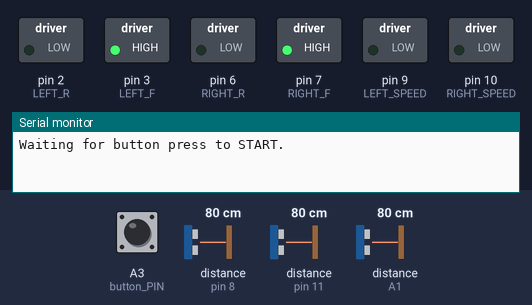
The sketch below on a simulated Arduino Uno, built with avr-gcc and run on an emulated ATmega328P. On the bench: switched loads named in the sketch (green lamp = pin HIGH), the last lines printed to the serial monitor. Inputs (shaded band) come from the test bench; at power-on: A3 (button_PIN) LOW, distance to the obstacle (sensors on pin 8, pin 11, A1) 80 cm. The echo pulse lasts 58.3 µs per cm; pins used as bus, display or sensor lines are not drawn.

Above: at 0.8 s.
0.9 s: A3 (button_PIN) pulled HIGH for 0.15 s
4.0 s: distance to the obstacle (sensor on pin 8) set to 63 cm
At 6.7 s:
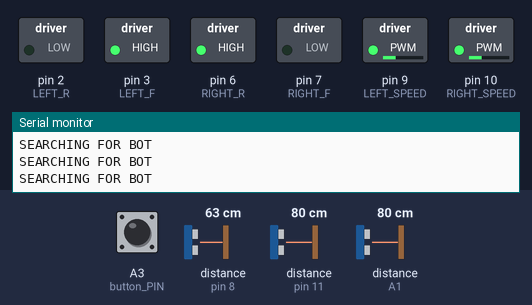
7.0 s: distance to the obstacle (sensor on pin 8) set to 55 cm
At 7.4 s:
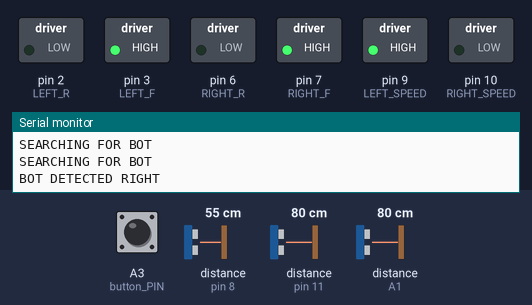
8.6 s: distance to the obstacle (sensor on pin 11) set to 60 cm
10.1 s: distance to the obstacle (sensor on pin 11) set to 53 cm
At 11.4 s:
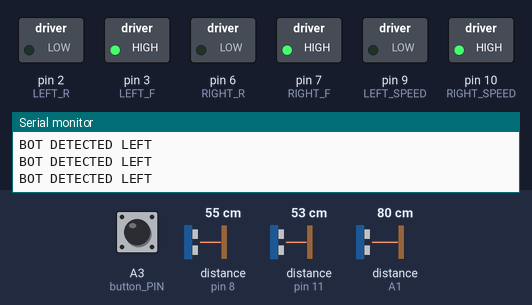
11.7 s: distance to the obstacle (sensor on A1) set to 59 cm
13.2 s: distance to the obstacle (sensor on A1) set to 50 cm
At 13.9 s:
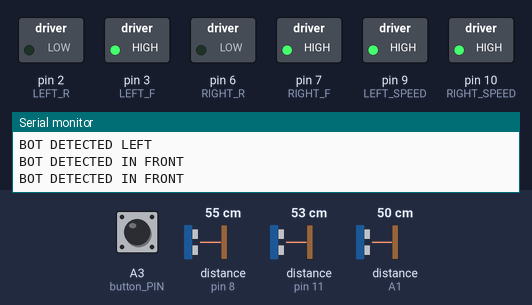
Timing chart, 0 to 15.8 s (numbered marks = the images above; inputs shaded):
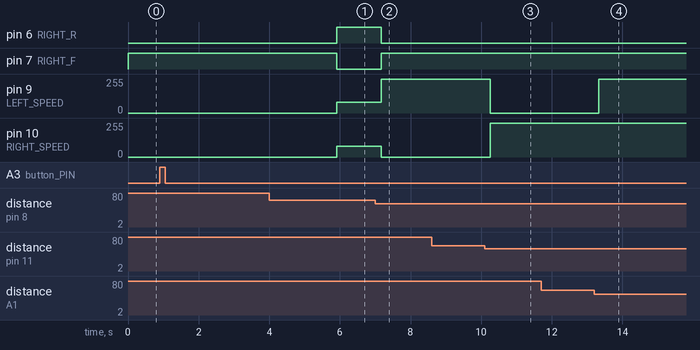

Measured:
- the behaviour switches between 60 and 59 cm on distance to the obstacle (sensor on pin 8) (found by bisection; images 1 and 2)
- the behaviour switches between 56 and 55 cm on distance to the obstacle (sensor on pin 11) (found by bisection; images 2 and 3)
- the behaviour switches between 54 and 53 cm on distance to the obstacle (sensor on A1) (found by bisection; images 3 and 4)
- after the input at 7.0 s, pin 6 (RIGHT_R): HIGH → LOW after 0.17 s; pin 7 (RIGHT_F): LOW → HIGH after 0.17 s; pin 9 (LEFT_SPEED): 80/255 → 255/255 after 0.17 s; pin 10 (RIGHT_SPEED): 80/255 → 0/255 after 0.17 s
- after the input at 10.1 s, pin 9 (LEFT_SPEED): 255/255 → 0/255 after 0.15 s; pin 10 (RIGHT_SPEED): 0/255 → 255/255 after 0.15 s
- after the input at 13.2 s, pin 9 (LEFT_SPEED): 0/255 → 255/255 after 0.13 s

The sketch:

sumobots.ino
```cpp
// BUTTON PIN
#define button_PIN A3

// ULTRASONIC SENSOR PINS - HC-SR04
#define echoUltraSonic1_PIN A1
#define trigUltraSonic1_PIN 4

#define echoUltraSonic2_PIN 11
#define trigUltraSonic2_PIN 12

#define echoUltraSonic3_PIN 8
#define trigUltraSonic3_PIN A0

// IR SENSOR PINS
#define irSensor2_PIN  A4
#define irSensor2_PIN2 A5

#define irSensor1_PIN A2

// MOTOR PINS
#define RIGHT_F 7
#define RIGHT_R 6
#define LEFT_F  3
#define LEFT_R  2

#define RIGHT_SPEED 10
#define LEFT_SPEED  9

// MAX_SPEED
#define MAX_SPEED  255  // 255
#define SPIN_SPEED 80

// ARENA FEATURES
#define ARENA_RADIUS 60  // in cm
#define MIN_RADIUS   3   // in cm
#define WHITE        1
#define BLACK        0

long duration;  // variable for the duration of sound wave travel
int distance;   // variable for the distance measurement

void setup() {
	// BUTTON
	pinMode(button_PIN, INPUT);

	// ULTRASONIC SENSOR 1
	pinMode(trigUltraSonic1_PIN, OUTPUT);
	pinMode(echoUltraSonic1_PIN, INPUT);

	// ULTRASONIC SENSOR 2
	pinMode(trigUltraSonic2_PIN, OUTPUT);
	pinMode(echoUltraSonic2_PIN, INPUT);

	// ULTRASONIC SENSOR 3
	pinMode(trigUltraSonic3_PIN, OUTPUT);
	pinMode(echoUltraSonic3_PIN, INPUT);

	// IR SENSOR
	pinMode(irSensor1_PIN, INPUT);

	// IR SENSOR
	pinMode(irSensor2_PIN, INPUT);

	// MOTORS
	pinMode(LEFT_F, OUTPUT);
	pinMode(LEFT_R, OUTPUT);
	pinMode(RIGHT_F, OUTPUT);
	pinMode(RIGHT_R, OUTPUT);
	pinMode(LEFT_SPEED, OUTPUT);
	pinMode(RIGHT_SPEED, OUTPUT);

	Serial.begin(
	    9600);  // // Serial Communication is starting with 9600 of baudrate speed

	// once button is pressed, wait 5 seconds, then start

	Serial.print("Waiting for button press to START.\n");

	// turn off motors
	driveStop();

	bool buttonPressed = false;
	while (buttonPressed == false) {
		delay(1);
		if (digitalRead(button_PIN) == 1) {  // button pin
			Serial.print("BUTTON PRESSED.\n");
			Serial.print("Starting...\n\n");
			buttonPressed = true;
		}
	}

	delay(5000);
}
void loop() {
	//test();

	// spin and go
	//spinClockwise();
	//analogWrite(LEFT_SPEED, MAX_SPEED / 3 * 2);
	//analogWrite(RIGHT_SPEED, MAX_SPEED / 3 * 2);

	//driveForwards();

	// while on a loop,
	// if reading from back infrared sensor = edge of area
	// go forwards

	// if reading from front infrared sensor = edge of area
	// go backwards

	// if reading from front sonic sensor < radius of arena
	// go forwards

	// else if reading from left sonic sensor < radius of arena
	// turn left

	// else if reading from right sonic sensor < radius of arena
	// turn right

	// else
	// rotate on the spot?

	//test();

	bool buttonPressed = false;
	while (buttonPressed == false) {
		// if front sensor is on edge
		/*if (getIRSensorReading(irSensor1_PIN, 1) == WHITE) {
      Serial.print("EDGE OF ARENA IN FRONT!!!\n");
      driveBackwards();
      delay(200);
    } else if (getIRSensorReading(irSensor2_PIN, 2) == WHITE) {
      Serial.print("EDGE OF ARENA BEHIND!!!\n");
      driveForwards();
      delay(200);
    } else {*/
		int front =
		    getUltraSonicReading(trigUltraSonic1_PIN, echoUltraSonic1_PIN);
		int left =
		    getUltraSonicReading(trigUltraSonic2_PIN, echoUltraSonic2_PIN);
		int right =
		    getUltraSonicReading(trigUltraSonic3_PIN, echoUltraSonic3_PIN);

		if (front <= left && front <= right && front <= ARENA_RADIUS) {
			Serial.print("BOT DETECTED IN FRONT\n");
			driveForwards();
			delay(200);
		} else if (left <= right && left <= ARENA_RADIUS) {
			Serial.print("BOT DETECTED LEFT\n");
			driveLeftSoft();
			delay(200);
		} else if (right <= ARENA_RADIUS) {
			Serial.print("BOT DETECTED RIGHT\n");
			driveRightSoft();
			delay(200);
		} else {
			Serial.print("SEARCHING FOR BOT\n");
			spinClockwise();
		}
		/*}*/

		// should we end?
		if (digitalRead(button_PIN) == 1) {  // button pin
			Serial.print("BUTTON PRESSED.\n");
			Serial.print("Stopping...\n\n");
			buttonPressed = true;
		}

		delay(300);
	}

	driveStop();

	//setup();

	exit(0);

	while (true) {
		// in case exit(0) doesn't work, make arduino get stuck in an infinite loop
		delay(1000);
	}
}

void test() {
	//spinClockwise();
	// TEST CODE
	Serial.print("Distance for SONIC SENSOR 1: ");
	Serial.print(
	    getUltraSonicReading(trigUltraSonic1_PIN, echoUltraSonic1_PIN));
	Serial.println(" cm");
	delay(200);
	Serial.print("Distance for SONIC SENSOR 2: ");
	Serial.print(
	    getUltraSonicReading(trigUltraSonic2_PIN, echoUltraSonic2_PIN));
	Serial.println(" cm");
	delay(200);
	Serial.print("Distance for SONIC SENSOR 3: ");
	Serial.print(
	    getUltraSonicReading(trigUltraSonic3_PIN, echoUltraSonic3_PIN));
	Serial.println(" cm");
	delay(200);
	Serial.print("Colour for IR SENSOR 1: ");
	Serial.print(getIRSensorReading(irSensor1_PIN, 1));  // 1 = white, 0 = black
	Serial.print("\n");
	delay(200);
	Serial.print("Colour for IR SENSOR 2: ");
	Serial.print(getIRSensorReading(irSensor2_PIN, 2));
	Serial.print("\n");
	delay(200);

	/*
  driveForwards();
  delay(5000);
  driveBackwards();
  delay(5000);
  driveStop();
  delay(5000);
  driveForwards();
  driveRightSoft();
  delay(5000);
  driveLeftSoft();
  delay(5000);
  driveStop();
  delay(5000);
  */
}
/*
int decide()
{
  int a = getUltraSonicReading(trigUltraSonic1_PIN, echoUltraSonic1_PIN);
  int b = getIRSensorReading(irSensor1_PIN, 1);
  if (a < ARENA_RADIUS && b == WHITE)
  {
    return 1;
  }
}
*/

int getUltraSonicReading(int trigUltraSonicPin, int echoUltraSonicPin) {
	digitalWrite(trigUltraSonicPin, LOW);  // turn off pin
	delayMicroseconds(2);
	digitalWrite(trigUltraSonicPin,
	             HIGH);  // Sets the trigPin HIGH (ACTIVE) for 10 microseconds
	delayMicroseconds(10);
	digitalWrite(trigUltraSonicPin, LOW);
	duration = pulseIn(
	    echoUltraSonicPin,
	    HIGH);  // Reads the echoPin, returns the sound wave travel time in microseconds
	distance = (duration * 0.0340 / 2) +
	           2;  // Speed of sound wave divided by 2 (go and back)

	if (distance < MIN_RADIUS) {
		return ARENA_RADIUS + 1000;
	}

	return distance;
}

int getIRSensorReading(int irSensorPin, int pinNumber) {
	int statusSensor = digitalRead(irSensorPin);
	if (statusSensor == 1) {  // 1 = white, 0 = black
		if (pinNumber == 1) {
			return WHITE;
		} else {
			return BLACK;
		}
	} else {
		if (pinNumber == 1) {
			return BLACK;
		} else {
			return WHITE;
		}
	}
}

void driveForwards() {
	analogWrite(LEFT_SPEED, MAX_SPEED);
	analogWrite(RIGHT_SPEED, MAX_SPEED);

	digitalWrite(LEFT_F, HIGH);
	digitalWrite(LEFT_R, LOW);
	digitalWrite(RIGHT_F, HIGH);
	digitalWrite(RIGHT_R, LOW);
}

void driveBackwards() {
	analogWrite(LEFT_SPEED, MAX_SPEED);
	analogWrite(RIGHT_SPEED, MAX_SPEED);

	digitalWrite(LEFT_F, LOW);
	digitalWrite(LEFT_R, HIGH);
	digitalWrite(RIGHT_F, LOW);
	digitalWrite(RIGHT_R, HIGH);
}

void driveStop() {
	analogWrite(LEFT_SPEED, 0);
	analogWrite(RIGHT_SPEED, 0);

	digitalWrite(LEFT_F, HIGH);
	digitalWrite(LEFT_R, LOW);
	digitalWrite(RIGHT_F, HIGH);
	digitalWrite(RIGHT_R, LOW);
}

void driveLeftSoft() {
	analogWrite(LEFT_SPEED, 0);
	analogWrite(RIGHT_SPEED, MAX_SPEED);

	digitalWrite(LEFT_F, HIGH);
	digitalWrite(LEFT_R, LOW);
	digitalWrite(RIGHT_F, HIGH);
	digitalWrite(RIGHT_R, LOW);
}

void driveRightSoft() {
	analogWrite(LEFT_SPEED, MAX_SPEED);
	analogWrite(RIGHT_SPEED, 0);

	digitalWrite(LEFT_F, HIGH);
	digitalWrite(LEFT_R, LOW);
	digitalWrite(RIGHT_F, HIGH);
	digitalWrite(RIGHT_R, LOW);
}

void spinClockwise() {
	analogWrite(LEFT_SPEED, SPIN_SPEED);
	analogWrite(RIGHT_SPEED, SPIN_SPEED);

	digitalWrite(LEFT_F, HIGH);
	digitalWrite(LEFT_R, LOW);
	digitalWrite(RIGHT_F, LOW);
	digitalWrite(RIGHT_R, HIGH);
}

void spinCounterClockwise() {
	analogWrite(LEFT_SPEED, SPIN_SPEED);
	analogWrite(RIGHT_SPEED, SPIN_SPEED);

	digitalWrite(LEFT_F, LOW);
	digitalWrite(LEFT_R, HIGH);
	digitalWrite(RIGHT_F, HIGH);
	digitalWrite(RIGHT_R, LOW);
}
```
